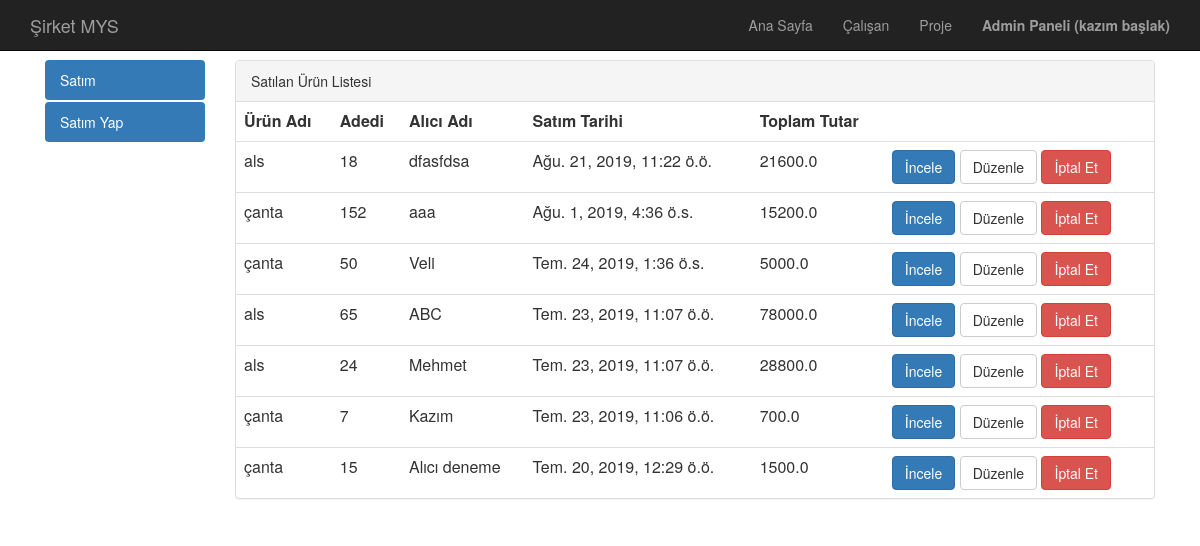
The app's page /satim/ (signed in) with its own data.
### satim/models.py (models this page shows, shortened)
class SatimFatura(models.Model):
    urun = models.ForeignKey('urun.Urun', related_name='SatimFaturaUrun', on_delete=models.CASCADE,verbose_name = "Ürün")
    adedi = models.PositiveIntegerField()
    aliciAdi = models.CharField(max_length = 50)
    tarihi = models.DateTimeField(auto_now_add=True)
    slug = models.SlugField(unique = True,editable = False, max_length= 130)
    def get_absolute_url(self):
        return reverse("satim:detail",kwargs={'slug':self.slug})
    def get_update_url(self):
        return reverse("satim:update",kwargs={'id':self.id})
    def get_delete_url(self):
        return reverse("satim:delete",kwargs={'id':self.id})
    def get_toplam_tutar(self):
        return self.adedi*self.urun.birimFiyati
    class Meta:
        ordering = ['-tarihi']

### urun/models.py (models this page shows, shortened)
class Urun(models.Model):
    adi = models.CharField(max_length = 120,verbose_name= "Ürün Adı")
    birimFiyati = models.FloatField()
    stokMiktari = models.IntegerField()
    slug = models.SlugField(unique = True,editable = False, max_length= 130)
    def __str__(self):
        return self.adi

### satim/views.py (the view)
# urls.py: path('',satimIndex,name='index'),
def satimIndex(request):
    yetki = getAuthorization(request,"satim fatura")
    if yetki == -1:
        messages.warning(request,"Erişim için giriş yapınız.")
        return redirect("/admin")
    if not canView(yetki):
        messages.warning(request,"Satışlara erişim yetkiniz yoktur.")
        return redirect("home:index")
    satimlar = SatimFatura.objects.all()
    context = {
        'satimlar':satimlar,
        'canAdd':canAdd(yetki),
        'canChange':canChange(yetki),
        'canDelete':canDelete(yetki),
    }
    return render(request,'satim/index.html',context)

### calisan/models.py (called while the page is built, shortened)
def getAuthorization(request,name):
    u = request.user
    yetki = 0
    if not u.is_authenticated:
        return -1
    elif u.is_superuser:
        return 15

def canView(authorization):
    return authorization >= 8

def canAdd(authorization):
    return authorization % 2 != 0

def canChange(authorization):
    return authorization == 2 or authorization == 3 or authorization == 6 or authorization == 7 or authorization == 10 or authorization == 11 or authorization == 14 or authorization == 15

def canDelete(authorization):
    return authorization == 4 or authorization == 5 or authorization == 6 or authorization == 7 or authorization == 12 or authorization == 13 or authorization == 14 or authorization == 15

### templates/satim/index.html (shortened to what this page needs)
{% extends "base.html" %}
{% block body %}
<div class="container">
    {% include "satim/leftnav.html" %}
    <div class="col-sm-10">
        <div class="panel panel-default">
            <div class="panel-heading">Satılan Ürün Listesi</div>
            <table class="table">
                <tr>
                    <th>Ürün Adı</th>
                    <th>Adedi</th>
                    <th>Alıcı Adı</th>
                    <th>Satım Tarihi</th>
                    <th>Toplam Tutar</th>
                    <th></th>
                </tr>
                {% for satim in satimlar %}
                    <tr>
                        <td>{{ satim.urun }}</td>
                        <td>{{ satim.adedi }}</td>
                        <td>{{ satim.aliciAdi }}</td>
                        <td>{{ satim.tarihi }}</td>
                        <td>{{ satim.get_toplam_tutar }}</td>
                        <td>
                            <a href="{{ satim.get_absolute_url }}" class="btn btn-primary" role="button">İncele</a>
                            {% if canChange %}
                                <a href="{{ satim.get_update_url }}" class="btn btn-default" role="button">Düzenle</a>
                            {% endif %}
                            {% if canDelete %}
                                <a href="{{ satim.get_delete_url }}" class="btn btn-danger" role="button">İptal Et</a>
                            {% endif %}
                        </td>
                    </tr>
                {% endfor %}
            </table>
        </div>
    </div>
</div>
{% endblock body %}

### templates/header.html (shortened to what this page needs)
<head>
</head>
<nav class="navbar navbar-inverse navbar-fixed-top" role="banner">
    <div class="container">
        <div class="navbar-header">
            <a href="{% url 'home:index'%}" class="navbar-brand">Şirket MYS</a>
        </div>
        <nav class="collapse navbar-collapse" role="navigation">
            <ul class="nav navbar-nav navbar-right">
                <li><a href="{% url 'home:index'%}">Ana Sayfa</a></li>
                <li><a href="{% url 'calisan:index' %}">Çalışan</a></li>
                <li><a href="{% url 'proje:index' %}">Proje</a></li>
                <li><a href="/admin"><b>Admin Paneli ({{ request.user.get_full_name }})</b></a></li>
            </ul>
        </nav>
    </div>
</nav>

### static/css/style.css (style rules this page uses)
body { margin-top: 60px; }

### records on screen
SatimFatura: urun "als", adedi "18", aliciAdi "dfasfdsa", tarihi "Ağu. 21, 2019, 11:22 ö.ö.", get_toplam_tutar "21600.0"
SatimFatura: urun "çanta", adedi "152", aliciAdi "aaa", tarihi "Ağu. 1, 2019, 4:36 ö.s.", get_toplam_tutar "15200.0"
SatimFatura: urun "çanta", adedi "50", aliciAdi "Veli", tarihi "Tem. 24, 2019, 1:36 ö.s.", get_toplam_tutar "5000.0"
SatimFatura: urun "als", adedi "65", aliciAdi "ABC", tarihi "Tem. 23, 2019, 11:07 ö.ö.", get_toplam_tutar "78000.0"
SatimFatura: urun "als", adedi "24", aliciAdi "Mehmet", tarihi "Tem. 23, 2019, 11:07 ö.ö.", get_toplam_tutar "28800.0"
SatimFatura: urun "çanta", adedi "7", aliciAdi "Kazım", tarihi "Tem. 23, 2019, 11:06 ö.ö.", get_toplam_tutar "700.0"
SatimFatura: urun "çanta", adedi "15", aliciAdi "Alıcı deneme", tarihi "Tem. 20, 2019, 12:29 ö.ö.", get_toplam_tutar "1500.0"

### other values on screen
{{ request.user.get_full_name }} "kazım başlak"
